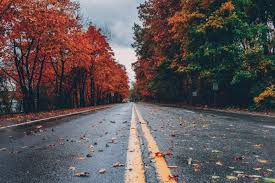
#> input picture images/download.jpeg, 275 x 183 px
$ python transformation.py
#> lines starting #> are read from the running program, lines starting #| are printed output that depends on the picture
import cv2 as cv
import numpy as np

img = cv.imread('images/download.jpeg')
#> img is the input picture: shape (183, 275, 3); mean B, G, R 84.2, 83.5, 92.5
cv.imshow('Download', img)
sphere = cv.imread('images/sphere.jpg')

def translate(img, x,y):
#> called with x = -100, y = -100
    transMat = np.float32([[1,0,x],[0,1,y]])
    dimensions = (img.shape[1], img.shape[0])
#> dimensions = (275, 183)
    return cv.warpAffine(img, transMat, dimensions)
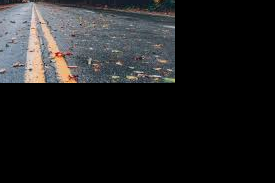
#> returned value: shape (183, 275, 3); mean of channels 0, 1, 2 32.7, 32, 31.8; drawn as B, G, R

translated = translate(img, -100,-100)
cv.imshow('Translation', translated)

flip = cv.flip(img, 1, )
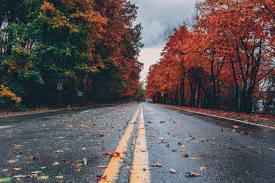
#> flip: shape (183, 275, 3); mean B, G, R 84.2, 83.5, 92.5
cv.imshow('Flipped', flip)

cv.waitKey(0)
